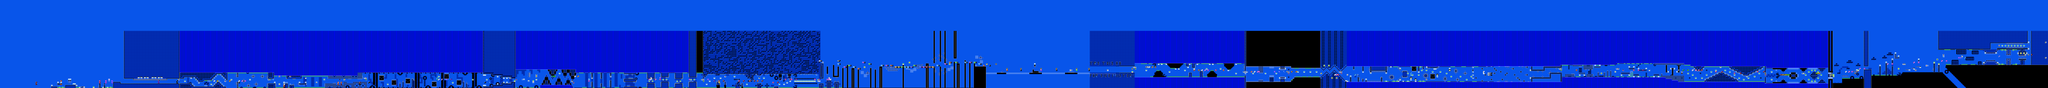

This game map was drawn from its Tiled (.tmx) file and the tilesets committed beside it. A one-line description and the trimmed map source follow:
An orthogonal 1323x57 tile map with 16x16 px tiles, 2 tile layers (SP, ...), 2 tilesets.

<map version="1.10" tiledversion="1.11.2" orientation="orthogonal" renderorder="right-down" width="1323" height="57" tilewidth="16" tileheight="16" infinite="0" nextlayerid="3" nextobjectid="1">
 <editorsettings>
  <chunksize width="16" height="27" />
  <export target="../LEVELS/LEVEL DATA/lvlset_C/overawed.csv" format="csv" />
 </editorsettings>
 <tileset firstgid="1" name="famidash" tilewidth="16" tileheight="16" tilecount="256" columns="16">
  <image source="../../../GRAPHICS/famidash.bmp" width="256" height="256" />
 </tileset>
 <tileset firstgid="257" name="sprites" tilewidth="16" tileheight="16" tilecount="256" columns="16">
  <image source="../../../GRAPHICS/sprites.png" width="256" height="256" />
 </tileset>
 <layer id="1" width="1323" height="57">
  <data>[75411 cells, 75411 non-empty, 155 distinct tile ids]</data>
 </layer>
 <layer id="2" name="SP" width="1323" height="57">
  <data>[75411 cells, 616 non-empty, 119 distinct tile ids]</data>
 </layer>
</map>
